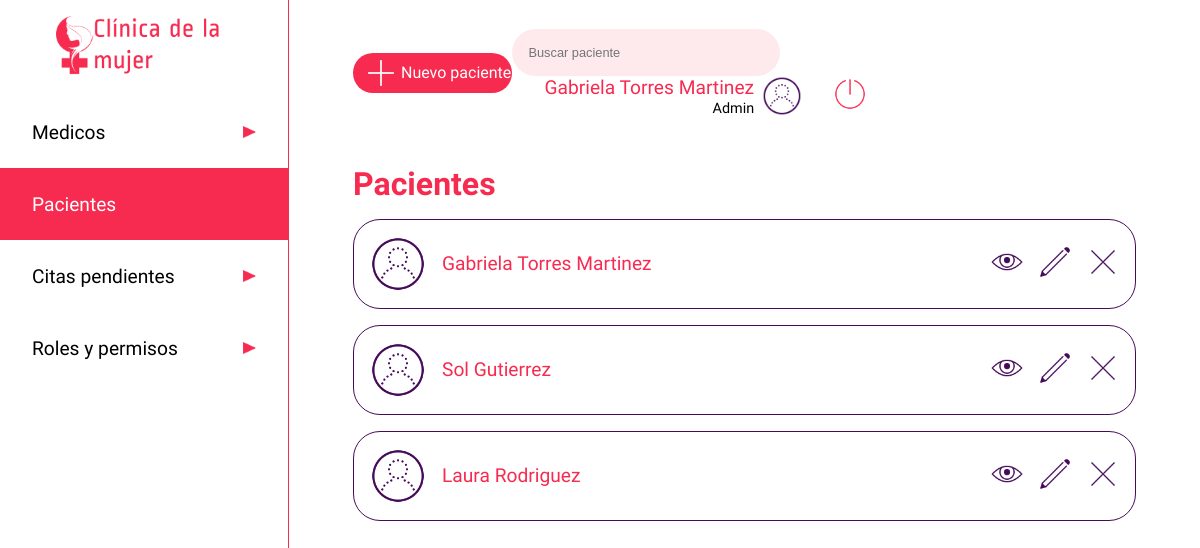
/paciente (signed in), run on an earlier commit of the app's database.
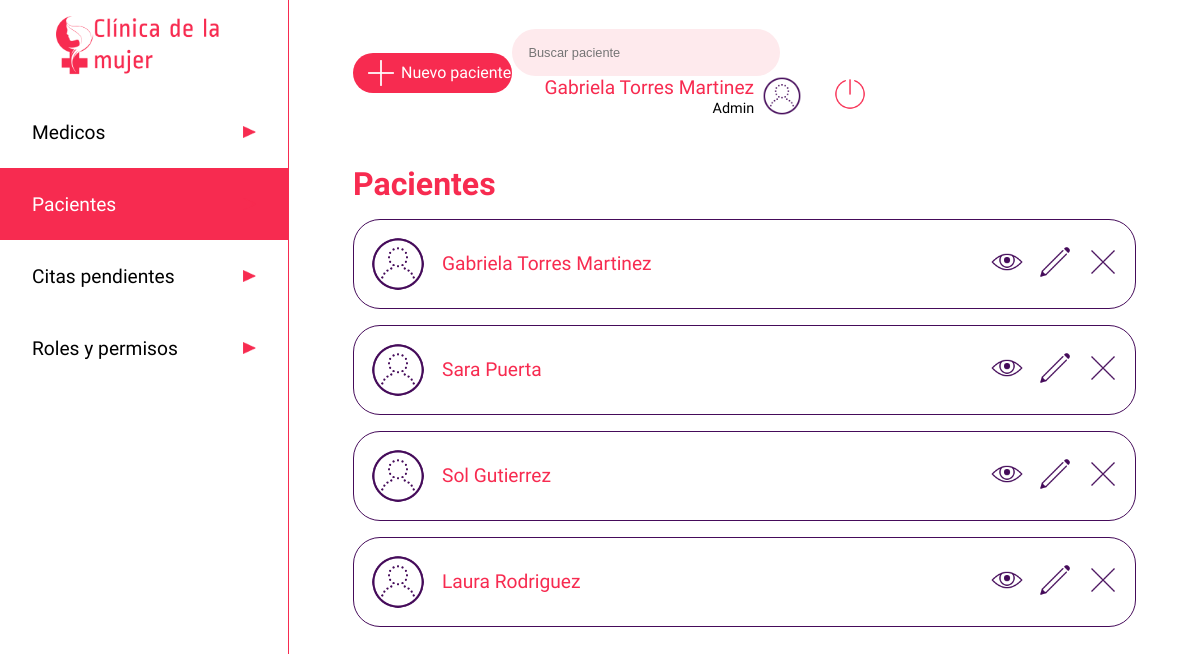
And on a later commit of the database.
### app.py (models this page shows, shortened)
class users(db.Model):
    __tablename__ = 'users'
    cedula = db.Column(db.Integer, primary_key=True)
    nombre=db.Column(db.String)
    apellido=db.Column(db.String)
    nacimiento=db.Column(db.String)
    eps=db.Column(db.String)
    email=db.Column(db.String, unique=True)
    telefono=db.Column(db.Integer)
    dir=db.Column(db.String)
    ciudad=db.Column(db.String)
    password=db.Column(db.String)
    rol =db.Column(db.String)
    especialidad = db.Column(db.String)
    estado = db.Column(db.Boolean)

### app.py (the view)
@app.route('/paciente', methods=['GET'])
def paciente():
    if 'usuarioIngresado' in session:
        pacientes = users.query.filter_by(rol='paciente')
        usuario = users.query.filter_by(cedula=int(session['usuarioIngresado'])).first()
        print(session['usuarioIngresado'])
        return render('pacientes.html', listapacientes = pacientes, row = usuario)
    else:
        return render('acceso-denegado.html')

### templates/pacientes.html (shortened to what this page needs)
<!DOCTYPE html>
<html lang="es">
<head>
    <link rel="stylesheet" type="text/css" href="{{ url_for('static', filename='css/stylelist.css')}}">
</head>
<body>
    <header class="header">
        <img src="{{ url_for('static', filename='images/iconoclinica.png')}}" class="logo" alt="Clinica de la mujer">
        <nav>
            <ul class="menu">
                <li class="menuitems"><a href="/medico" class="menulink"><span>Medicos</span><img src="{{ url_for('static', filename='images/triangulo.png')}}" class="flecha" alt=""></a></li>
                <li class="menuitems"><a href="/paciente" class="menuselect"><span>Pacientes</span><img src="{{ url_for('static', filename='images/triangulo.png')}}" class="flecha" alt=""></a></li>
                <li class="menuitems"><a href="/listado-citas" class="menulink"><span>Citas pendientes</span><img src="{{ url_for('static', filename='images/triangulo.png')}}" class="flecha" alt=""></a></li>
                <li class="menuitems"><a href="/roles" class="menulink"><span>Roles y permisos</span><img src="{{ url_for('static', filename='images/triangulo.png')}}" class="flecha" alt=""></a></li>
            </ul>
        </nav>
    </header>
    <main class="main">
        <div class="searchuser">
            <a href="/registro" class="newuser"><img src="{{ url_for('static', filename='images/plus_math_100px.png')}}"  class="profile" alt=""><span>Nuevo paciente</span></a>
            <div>
                <input type="search" class="search" placeholder="Buscar paciente">
                <div class="perfil">
                    <div>
                        <span class="nameuser">{{row.nombre}} {{row.apellido}}</span><br>
                        <span class="roluser">Admin</span>
                    </div>
                    <img src="{{ url_for('static', filename='images/test_account_100px.png')}}"  class="profile" alt="">
                    <a href="/logout" type="button" class="btn"><img src="{{ url_for('static', filename='images/off.png')}}" class="logout" alt="Cerrar sesion"></a>
                </div>
            </div>
        </div>
        <div class="cuerpo">
            <h1 class="titulo"><span style="color:#F72B50">Pacientes</span></h1>
            <div>
                <ul>
                    {% for data in listapacientes %}
                        {% if data.estado == 1 %}
                        <div class="contenedor_user">
                            <div class="nom_img">
                                <img src="{{ url_for('static', filename='images/test_account_100px.png')}}" class="imgp" alt="">
                                <span class="nombre_user">{{data.nombre}} {{data.apellido}}</span>
                            </div>
                            <div class="contenedortbtn">
                                <a href="paciente/{{data.cedula}}" ><img src="{{ url_for('static', filename='images/eye_100px.png')}}" class="btned" alt=""></a>
                                <a href="paciente/{{data.cedula}}/editar"><img src="{{ url_for('static', filename='images/edit_100px.png')}}" class="btned" alt=""></a>
                                <a href="paciente/{{data.cedula}}/eliminar"><img src="{{ url_for('static', filename='images/delete_100px.png')}}" class="btned" alt=""></a>
                            </div>
                        </div>
                        {% endif %}
                    {% endfor %}
                </ul>
            </div>
    </main>
</body>
</html>

### static/css/stylelist.css (style rules this page uses)
* { padding: 0; margin: 0; }
.btned { width: 2rem; }
body { display: flex; }
.cuerpo { margin-top: 3rem; }
.contenedor_user { padding: 1rem; display: flex; justify-content: space-between; border: 0.1rem solid #450B5A; border-radius: 1.6875rem; align-items: center; margin-bottom: 1rem; }
.contenedortbtn { display: flex; justify-content: space-between; width: 8rem; }
.flecha { width: 0.8rem; height: 0.8rem; }
.perfil { display: inline-flex; align-items: center; text-align: right; margin-left: 2rem; justify-content: flex-end; }
.header { margin:0; display: inline-block; width: 18rem; height: 100vh; border-color: #F72B50; justify-content: center; }
.imgp { width: 3.5rem; }
.logo { display: block; height: 4rem; margin: auto; padding: 1rem; }
.logout { height: 2rem; margin-left: 2rem; }
.main { width: calc(100% - 18rem); padding: 1.8rem 4rem; border-left: 0.1rem solid #F72B50; }
.menu { font-family: 'Average Sans', sans-serif; list-style: none; color: black; }
.menulink { display: inline-flex; font-size: 1.2rem; width: 14rem; height: 1.5rem; padding: 1.5rem 2rem; text-decoration: none; color: black; background-color: white; justify-content: space-between; align-items: center; margin: 0; }
.menuselect { display: inline-flex; font-size: 1.2rem; width: 14rem; height: 1.5rem; padding: 1.5rem 2rem; text-decoration: none; color: black; background-color: #F72B50; color: white; justify-content: space-between; align-items: center; margin: 0; }
.nombre_user { font-family: 'Average Sans', sans-serif; font-size: 1.2rem; color: #F72B50; margin-left: 1rem; }
.nom_img { display: flex; align-items: center; }
.nameuser { font-family: 'Ropa Sans', sans-serif; font-size: 1.2rem; color: #F72B50; }
.newuser { display: flex; width: 10rem; background: #F72B50; color: white; font-size: 1rem; font-family: 'Average Sans', sans-serif; border-radius: 1.6875rem; align-items: center; text-decoration: none; }
.roluser { font-family: 'Ropa Sans', sans-serif; font-size: 0.9rem; }
.profile { height: 2.5rem; margin-left: 0.5rem; }
.search { width: 16.75rem; padding: 1rem; background: #FEEAED; border: none; font-size: 0.8rem; color: black; border-radius: 1.6875rem; outline: none; }
.searchuser { display: flex; align-items: center; justify-content: space-between; }
.titulo { font-size: 2rem; font-family: 'Ropa Sans', sans-serif; margin-bottom: 1rem; }

What changed in the data, as far as the page shows it:
added users: estado True (drawn), nombre "Sara", apellido "Puerta"
